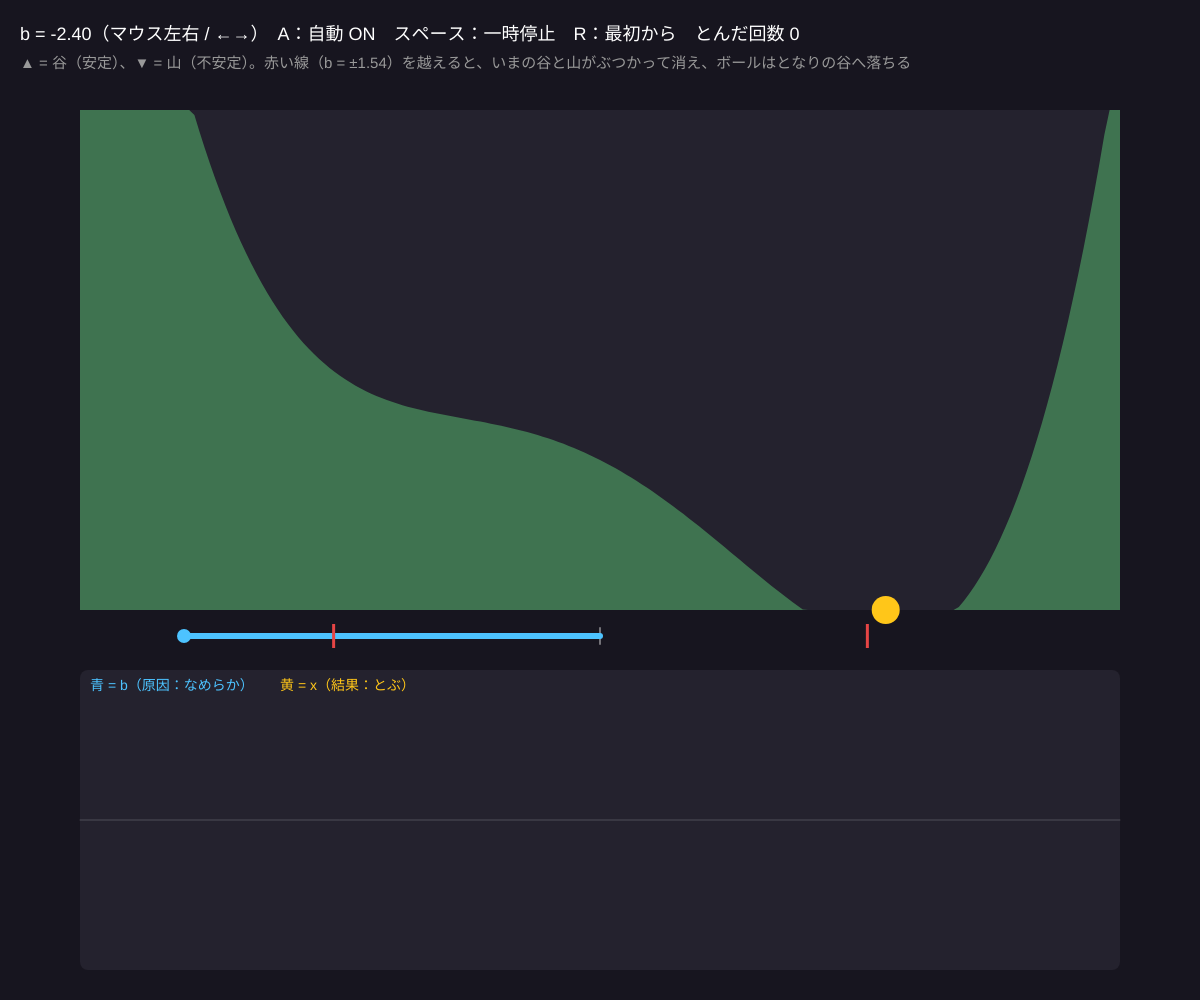
Frame 1 (no input)
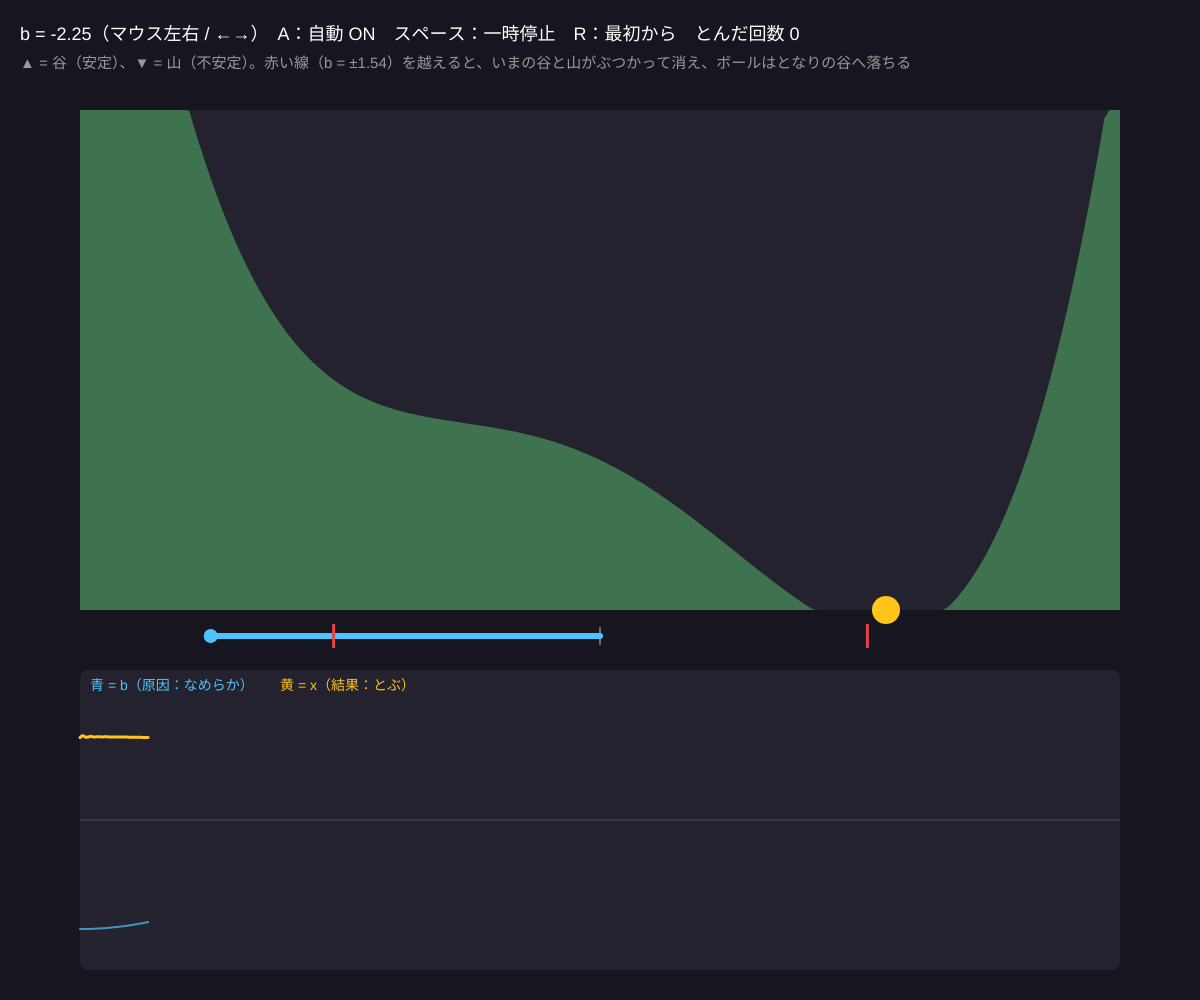
Frame 60 (no input)
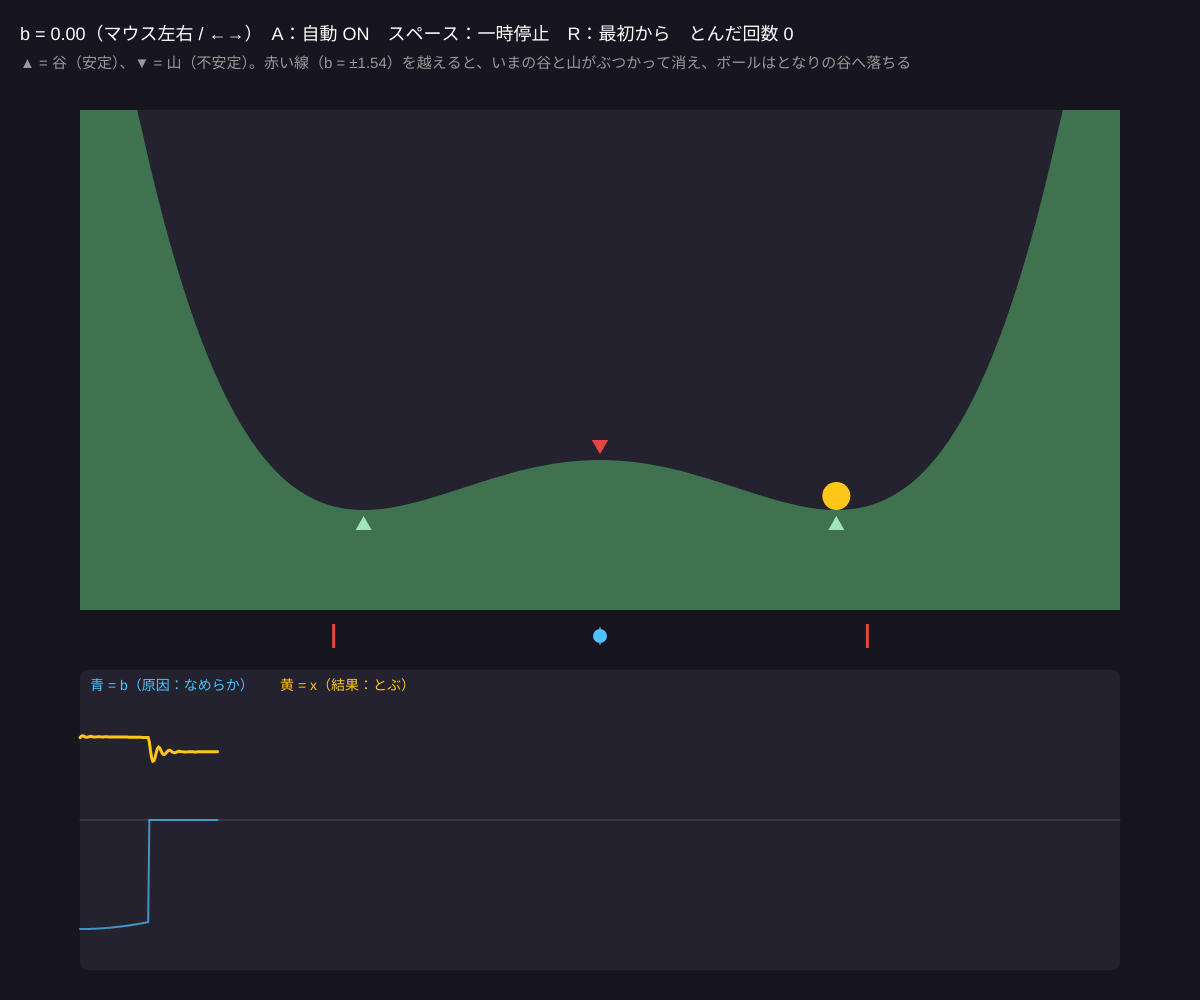
Frame 120 (the mouse pressed at the canvas centre since frame 60)

The p5.js sketch that drew these frames (run headless with seeded random() and noise() and a simulated clock; from frame 60 on, the mouse is pressed at the canvas centre):

// p5.js sketch
// ── sketch.js
// ============================================
// 00 なめらかな変化と突然の変化
// 谷が 2 つある地形 V(x) = x⁴ − 2x² + b·x の上をボールが転がる。b（傾き）をゆっくり変えると、
//   ボールのいる谷がだんだん浅くなり、ある瞬間に「消える」→ ボールはとなりの谷へ一気に落ちる
// 原因（b）はなめらかなのに、結果（x）は突然とぶ。これがカタストロフィー
// マウス左右（または ←→）= b / A = 自動で往復 / スペース = 一時停止 / R = 最初から
// ============================================

let b = -2.2;              // 地形の傾き（コントロール）
let x = 1.2, v = 0;        // ボールの位置と速度（状態）
let damping = 2.5;         // ★ 摩擦（大きいほどすぐ止まる）
let gravity = 6;           // ★ 転がる力の強さ
let auto = true;
let paused = false;
let useMouse = false;
let logX = [], logB = [];  // 時間グラフ用
let jumps = [];            // とんだ瞬間 {t, from, to}
let t = 0;
let flash = 0;
let lastSide = -1;

function V(xx, bb) { return xx * xx * xx * xx - 2 * xx * xx + bb * xx; }
function dV(xx, bb) { return 4 * xx * xx * xx - 4 * xx + bb; }

function setup() {
  createCanvas(windowWidth, windowHeight);
  colorMode(HSB, 360, 100, 100, 100);
}

function draw() {
  background(250, 30, 12);
  if (!paused) {
    t += 1;
    if (auto && !useMouse) b = 2.4 * sin(t * 0.006 - HALF_PI);
    // ★ ボールの運動：坂を下る力 − 摩擦（小さな刻みで何回か計算）
    for (let k = 0; k < 6; k++) {
      let dt = 1 / 360;
      v += (-gravity * dV(x, b) - damping * v) * dt * 6;
      x += v * dt * 6;
      x = constrain(x, -2.2, 2.2);
      if (abs(x) >= 2.2) v = 0;
    }
    let side = x < 0 ? -1 : 1;
    if (side !== lastSide && abs(v) > 0.5) { jumps.push({ t, b }); flash = 30; if (jumps.length > 20) jumps.shift(); lastSide = side; }
    else if (abs(v) < 0.05) lastSide = side;
    logX.push(x); logB.push(b);
    if (logX.length > 900) { logX.shift(); logB.shift(); }
  }

  // ---- 地形の絵（上半分）
  let px = 80, pw = width - 160, py = 110, ph = height * 0.5;
  let toX = (xx) => px + (xx + 2.2) / 4.4 * pw;
  let toY = (vv) => py + ph - (vv + 3) / 10 * ph;
  noStroke(); fill(250, 25, 18); rect(px, py, pw, ph, 8);
  // 地形（塗りつぶし）
  fill(140, 45, 45);
  beginShape();
  vertex(px, py + ph);
  for (let i = 0; i <= 200; i++) { let xx = -2.2 + 4.4 * i / 200; vertex(toX(xx), constrain(toY(V(xx, b)), py, py + ph)); }
  vertex(px + pw, py + ph);
  endShape(CLOSE);
  // 谷（極小）と山（極大）の印：V'(x) = 0 の点
  for (let e of equilibria(b)) {
    let stable = 12 * e * e - 4 > 0;
    let yy = toY(V(e, b));
    if (yy < py || yy > py + ph) continue;
    if (stable) { fill(140, 30, 90); triangle(toX(e), yy + 6, toX(e) - 8, yy + 20, toX(e) + 8, yy + 20); }
    else { fill(0, 70, 90); triangle(toX(e), yy - 6, toX(e) - 8, yy - 20, toX(e) + 8, yy - 20); }
  }
  // ボール
  let bx = toX(x), by = toY(V(x, b)) - 14;
  if (flash > 0) { fill(45, 90, 100, flash * 2); circle(bx, by, 40 + flash * 3); flash--; }
  fill(45, 90, 100); circle(bx, constrain(by, py, py + ph), 28);
  // 傾きのメーター
  let mx = px + pw / 2 + b / 3 * pw / 2;
  stroke(0, 0, 100, 40); strokeWeight(2); line(px + pw / 2, py + ph + 18, px + pw / 2, py + ph + 34);
  stroke(200, 70, 100); strokeWeight(6); line(px + pw / 2, py + ph + 26, mx, py + ph + 26);
  noStroke(); fill(200, 70, 100); circle(mx, py + ph + 26, 14);
  // 谷が消える境目 b = ±1.54
  let bc = 1.5396;
  fill(0, 70, 90);
  for (let s of [-1, 1]) rect(px + pw / 2 + s * bc / 3 * pw / 2 - 1, py + ph + 14, 3, 24);

  // ---- 時間のグラフ（下）
  let gy = py + ph + 60, gh = height - gy - 30;
  noStroke(); fill(250, 25, 18); rect(px, gy, pw, gh, 8);
  stroke(0, 0, 100, 20); strokeWeight(1); line(px, gy + gh / 2, px + pw, gy + gh / 2);
  noFill();
  stroke(200, 70, 100, 70); strokeWeight(2);
  beginShape(); for (let i = 0; i < logB.length; i++) vertex(px + i / 900 * pw, gy + gh / 2 - logB[i] / 3 * gh / 2.2); endShape();
  stroke(45, 90, 100); strokeWeight(3);
  beginShape(); for (let i = 0; i < logX.length; i++) vertex(px + i / 900 * pw, gy + gh / 2 - logX[i] / 2 * gh / 2.2); endShape();
  noStroke(); fill(200, 70, 100); textSize(14); text('青 = b（原因：なめらか）', px + 10, gy + 20);
  fill(45, 90, 100); text('黄 = x（結果：とぶ）', px + 200, gy + 20);

  noStroke(); fill(0, 0, 100); textSize(18);
  text('b = ' + nf(b, 1, 2) + '（マウス左右 / ←→）　A：自動 ' + (auto ? 'ON' : 'off') + '　スペース：' + (paused ? '再開' : '一時停止') + '　R：最初から　とんだ回数 ' + jumps.length, 20, 40);
  fill(0, 0, 60); textSize(15);
  text('▲ = 谷（安定）、▼ = 山（不安定）。赤い線（b = ±1.54）を越えると、いまの谷と山がぶつかって消え、ボールはとなりの谷へ落ちる', 20, 68);
}

// V'(x) = 0 の解（谷と山）を細かく調べて探す
function equilibria(bb) {
  let out = [];
  let prev = dV(-2.2, bb);
  for (let i = 1; i <= 400; i++) {
    let xx = -2.2 + 4.4 * i / 400, cur = dV(xx, bb);
    if (prev * cur <= 0) out.push(xx - 4.4 / 400 * cur / (cur - prev + 1e-12));
    prev = cur;
  }
  return out;
}

function mouseMoved() {
  if (mouseY > 90) { useMouse = true; b = constrain(map(mouseX, 80, width - 80, -3, 3), -3, 3); }
}
function keyPressed() {
  if (key === LEFT_ARROW) { useMouse = true; b = max(-3, b - 0.1); }
  if (key === RIGHT_ARROW) { useMouse = true; b = min(3, b + 0.1); }
  if (key === 'a' || key === 'A') { auto = !auto; useMouse = false; }
  if (key === ' ') paused = !paused;
  if (key === 'r' || key === 'R') { x = 1.2; v = 0; b = -2.2; t = 0; logX = []; logB = []; jumps = []; useMouse = false; }
}

// ---------- やってみよう ----------
// 1. b を −3 から +3 までゆっくり動かし、ボールがとぶ b の値を記録しよう。戻るときは同じ値でとぶ？（04 ヒステリシス）
// 2. damping を 0.3 にすると、とんだ後にボールが行ったり来たりする。10 にすると？
// 3. V の「−2x²」を「−1x²」にすると谷が浅くなる。とぶ b の値はどう変わる？
// 4. 地形を x⁴ − 2x² + b·x + 0.5·sin(5x) にして、谷をたくさんつくってみよう
